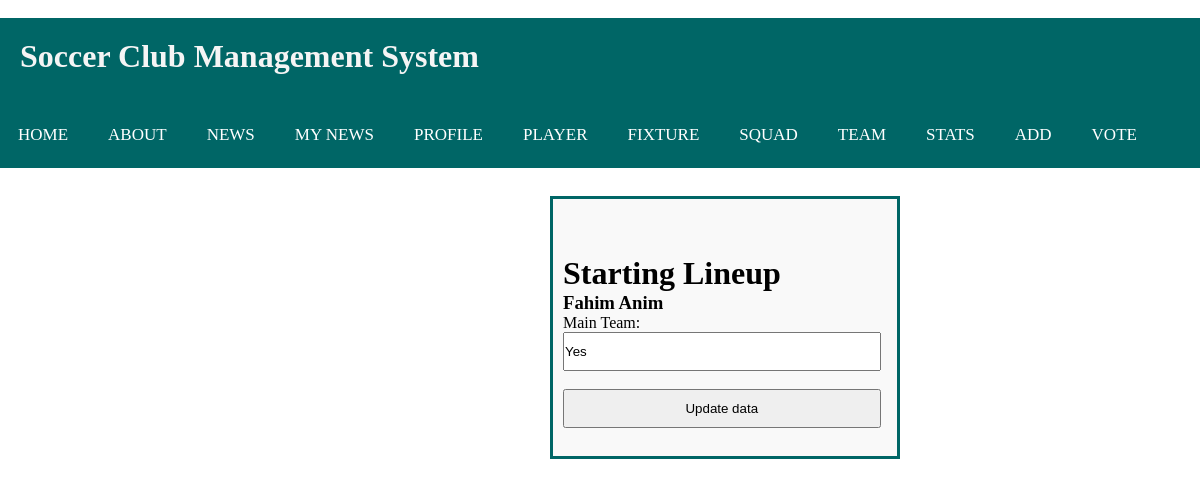
Page /form6.php?edit_id=101 (signed in) on the committed database.
### tables this page shows
CREATE TABLE `player` (
  `Id` int(11) NOT NULL,
  `username` varchar(255) NOT NULL,
  `email` varchar(200) NOT NULL,
  `password` varchar(255) NOT NULL,
  `f_name` varchar(200) NOT NULL,
  `l_name` varchar(255) NOT NULL,
  `date_of_birth` date NOT NULL,
  `contact` int(11) NOT NULL,
  `position` varchar(255) NOT NULL,
  `strong_foot` varchar(255) NOT NULL,
  `hired_date` timestamp NOT NULL DEFAULT current_timestamp() ON UPDATE current_timestamp(),
  `contract` int(11) NOT NULL,
  `agent_id` varchar(255) NOT NULL,
  `Team_id` int(11) NOT NULL,
  `appearance` int(11) NOT NULL,
  `goals` int(11) NOT NULL,
  `assist` int(11) NOT NULL,
  `clean_sheet` int(11) NOT NULL,
  `yellow_card` int(11) NOT NULL,
  `red_card` int(11) NOT NULL,
  `Main_Team` varchar(255) NOT NULL
);

### form6.php (the view, shortened to what this page needs)
<!DOCTYPE html>
 <html>
 <head>
 </head>
 <body>
 	<br>
 	<?php include("index1.php");?>
 	<div id="loginBox">
 	<?php
 		if(isset($_REQUEST["edit_id"])){
 			$edit=$_REQUEST["edit_id"];
 		$select="SELECT * FROM player WHERE Id = $edit";
 		$run=mysqli_query($link,$select);
 		while($get = mysqli_fetch_array($run)){?>
 		<form action="maintain.php" method="POST">
 			<h1 id="logintitle">Starting Lineup</h1>
 			<td><h3><?php echo $get["f_name"]," ".$get["l_name"];?></h3></td>
 		Main Team: <input type="Main_Team" name="Main_Team" value="<?php echo $get["Main_Team"] ?>"><br><br>
 		<input type="submit"name="editbtn" value="Update data"><br><br>
 	</form>
 		<?php }}
 		    ?>

### test.css (style rules this page uses)
* { margin: 0; padding: 0; box-sizing: border-box; }
#loginBox input { padding: 10px 0; width: 98%; }
#loginBox { margin-top:28px; margin-bottom: 28px; margin-left: 550px; width: 350px; background: #f9f9f9; padding: 10px; border: 3px solid #006666; }

### rows in the picture
player: f_name "Fahim", l_name "Anim", Main_Team "Yes"
